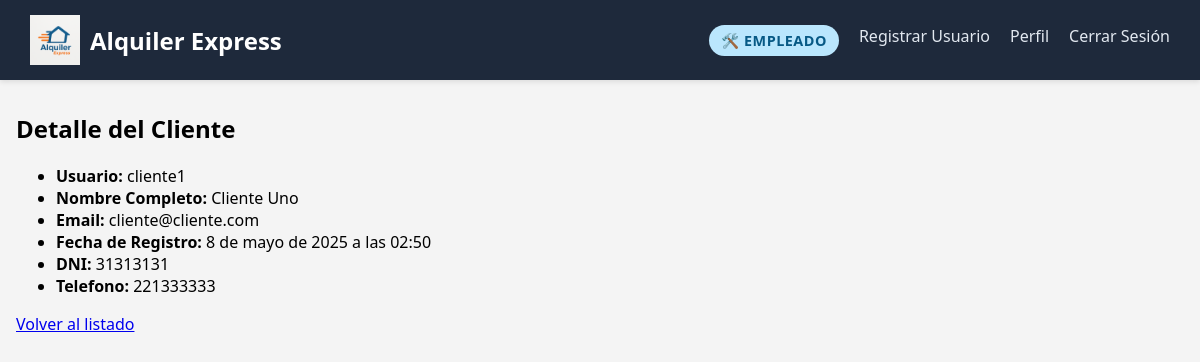
The app's page /usuarios/panel-emp/lista-clientes/5/ (signed in) with its own data.
### gestion_usuarios/models.py (models this page shows, shortened)
class Usuario(AbstractUser):
    dni = models.PositiveIntegerField(max_length=10, unique=True)
    telefono = models.PositiveIntegerField(max_length=20)

### gestion_usuarios/views.py (the view)
# urls.py: path('panel-emp/lista-clientes/<int:user_id>/', views.detalle_cliente, name='detalle-cliente'),
@login_required
@user_passes_test(es_empleado)
def detalle_cliente(request, user_id):
    cliente = get_object_or_404(Usuario, id=user_id, is_staff=False, is_superuser=False)
    return render(request, 'gestion_usuarios/detalle-cliente.html', {'cliente': cliente})

### gestion_usuarios/views.py (called while the page is built)
def es_empleado(user):
    return user.is_authenticated and user.is_staff

### templates/gestion_usuarios/detalle-cliente.html
{% extends 'base.html' %}
{% load static %}
{% block content %}
<h2>Detalle del Cliente</h2>
<ul>
    <li><strong>Usuario:</strong> {{ cliente.username }}</li>
    <li><strong>Nombre Completo:</strong> {{ cliente.first_name}}</li>
    <li><strong>Email:</strong> {{ cliente.email }}</li>
    <li><strong>Fecha de Registro:</strong> {{ cliente.date_joined }}</li>
    <li><strong>DNI:</strong> {{ cliente.dni}}</li>
    <li><strong>Telefono:</strong> {{ cliente.telefono}}</li>
  </ul>
<a href="{% url 'lista-clientes' %}" class="btn btn-secondary">Volver al listado</a>
{% endblock %}

### static/styles/base.css (style rules this page uses)
body { margin: 0; font-family: 'Segoe UI', sans-serif; background-color: #f4f4f4; }

### records on screen
Usuario: username "cliente1", first_name "Cliente Uno", email "cliente@cliente.com", date_joined "8 de mayo de 2025 a las 02:50", dni "31313131", telefono "221333333"
